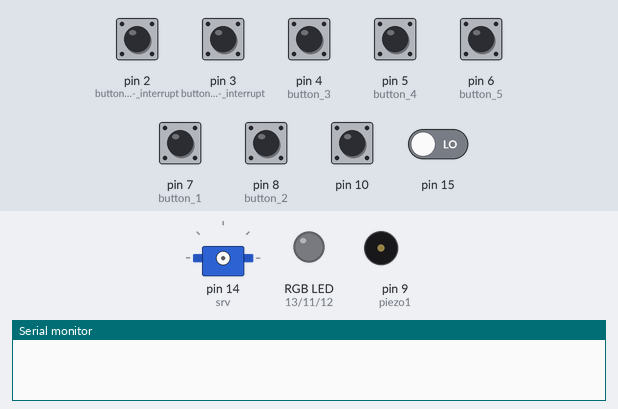
This sketch was run on a simulated Arduino Uno, built with avr-gcc and run on an emulated ATmega328P. Shown: servo, an RGB LED mixed from three pins (HIGH = lit), buzzer (waves = sounding), the last lines printed to the serial monitor. The inputs (shaded band) are chosen by the test bench; at power-on: pin 10 HIGH, pin 2 (button_6_-_interrupt), pin 3 (button_7_-_interrupt), pin 4 (button_3), pin 5 (button_4), pin 6 (button_5), pin 7 (button_1), pin 8 (button_2), pin 15 LOW. Dim RGB values are drawn brighter than linear.

Above: at 1.2 s.
1.3 s: pin 4 (button_3) pulled HIGH for 0.15 s
At 2.7 s:
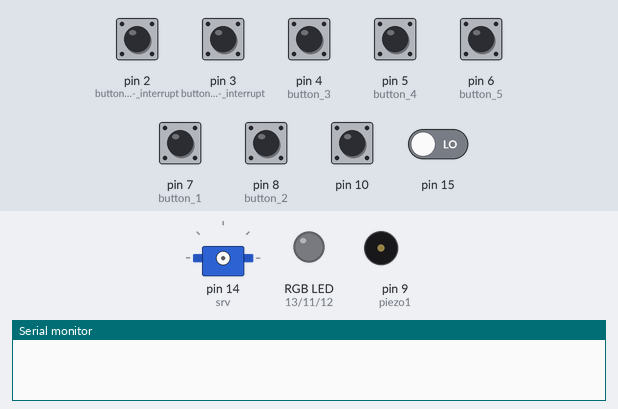
3.0 s: pin 3 (button_7_-_interrupt) pulled HIGH for 0.15 s
4.6 s: pin 10 pulled LOW for 1 s
At 6.8 s:
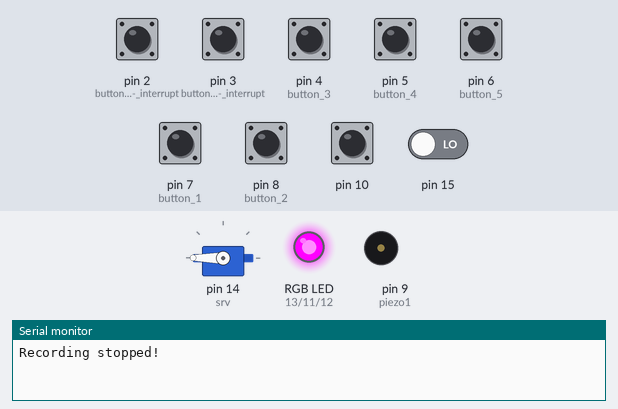
8.6 s: pin 5 (button_4) pulled HIGH for 0.15 s
At 9.5 s:
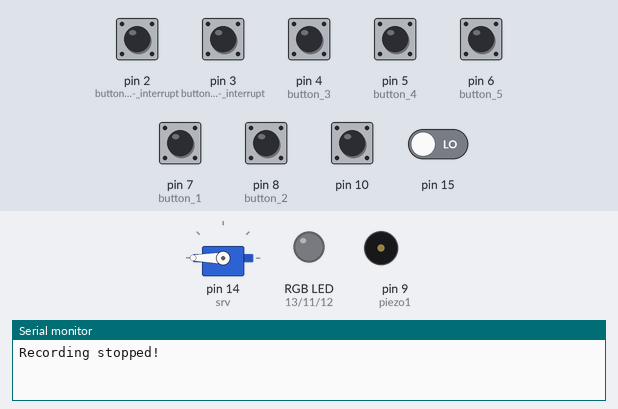
11.6 s: pin 6 (button_5) pulled HIGH for 0.15 s
At 13.0 s:
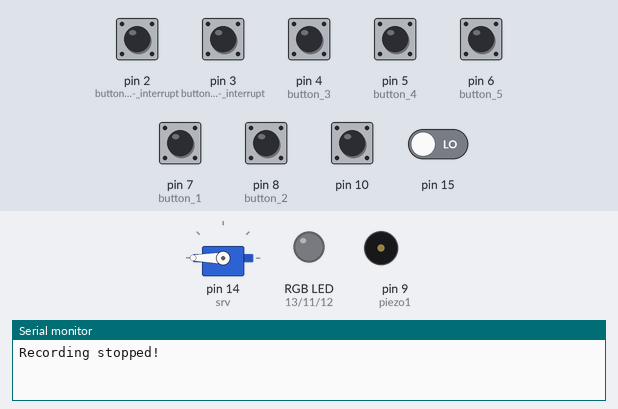
13.3 s: pin 7 (button_1) pulled HIGH for 0.15 s
At 13.4 s:
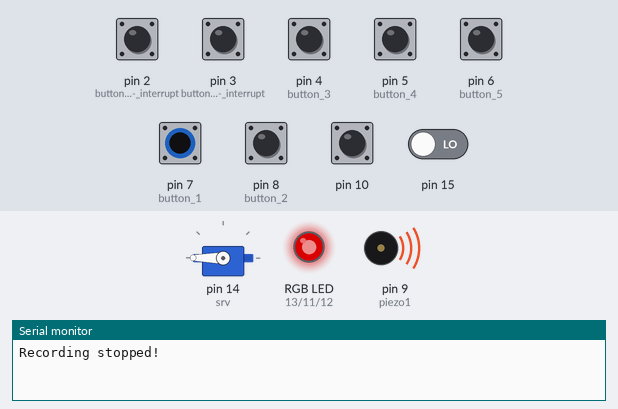
Timing chart, 0 to 16.3 s (numbered marks = the images above; inputs shaded):
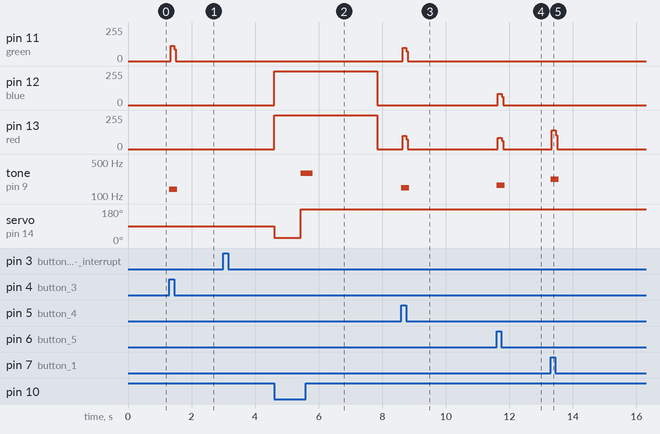

The sketch:

piano.ino
```cpp
#include <Servo.h>
#include "notes.h"

//tempourile melodiilor 1, 2 si 3
int tempo_hedwig = 144, tempo_take_on_me = 140, tempo_fur_elise = 85;

//array-ul de note si durate ale fiecarei note din prima melodie
int hedwig[] = {

  REST, 2, NOTE_D4, 4,
  NOTE_G4, -4, NOTE_AS4, 8, NOTE_A4, 4,
  NOTE_G4, 2, NOTE_D5, 4,
  NOTE_C5, -2,
  NOTE_A4, -2,
  NOTE_G4, -4, NOTE_AS4, 8, NOTE_A4, 4,
  NOTE_F4, 2, NOTE_GS4, 4,
  NOTE_D4, -1,
  NOTE_D4, 4,

  NOTE_G4, -4, NOTE_AS4, 8, NOTE_A4, 4,
  NOTE_G4, 2, NOTE_D5, 4,
  NOTE_F5, 2, NOTE_E5, 4,
  NOTE_DS5, 2, NOTE_B4, 4,
  NOTE_DS5, -4, NOTE_D5, 8, NOTE_CS5, 4,
  NOTE_CS4, 2, NOTE_B4, 4,
  NOTE_G4, -1,
  NOTE_AS4, 4,

};

//array-ul de note si durate ale fiecarei note din a doua melodie
int take_on_me[] = {

  NOTE_FS5,8, NOTE_FS5,8,NOTE_D5,8, NOTE_B4,8, REST,8, NOTE_B4,8, REST,8, NOTE_E5,8,
  REST,8, NOTE_E5,8, REST,8, NOTE_E5,8, NOTE_GS5,8, NOTE_GS5,8, NOTE_A5,8, NOTE_B5,8,
  NOTE_A5,8, NOTE_A5,8, NOTE_A5,8, NOTE_E5,8, REST,8, NOTE_D5,8, REST,8, NOTE_FS5,8,
  REST,8, NOTE_FS5,8, REST,8, NOTE_FS5,8, NOTE_E5,8, NOTE_E5,8, NOTE_FS5,8, NOTE_E5,8,
  NOTE_FS5,8, NOTE_FS5,8,NOTE_D5,8, NOTE_B4,8, REST,8, NOTE_B4,8, REST,8, NOTE_E5,8,

  REST,8, NOTE_E5,8, REST,8, NOTE_E5,8, NOTE_GS5,8, NOTE_GS5,8, NOTE_A5,8, NOTE_B5,8,
  NOTE_A5,8, NOTE_A5,8, NOTE_A5,8, NOTE_E5,8, REST,8, NOTE_D5,8, REST,8, NOTE_FS5,8,
  REST,8, NOTE_FS5,8, REST,8, NOTE_FS5,8, NOTE_E5,8, NOTE_E5,8, NOTE_FS5,8, NOTE_E5,8,
  NOTE_FS5,8, NOTE_FS5,8,NOTE_D5,8, NOTE_B4,8, REST,8, NOTE_B4,8, REST,8, NOTE_E5,8,
  REST,8, NOTE_E5,8, REST,8, NOTE_E5,8, NOTE_GS5,8, NOTE_GS5,8, NOTE_A5,8, NOTE_B5,8,

};

//array-ul de note si durate ale fiecarei note din prima melodie
const int fur_elise[] = {

  // Fur Elise - Ludwig van Beethovem
  // Score available at https://musescore.com/user/28149610/scores/5281944

  //starts from 1 ending on 9
  NOTE_E5, 16, NOTE_DS5, 16,
  NOTE_E5, 16, NOTE_DS5, 16, NOTE_E5, 16, NOTE_B4, 16, NOTE_D5, 16, NOTE_C5, 16,
  NOTE_A4, -8, NOTE_C4, 16, NOTE_E4, 16, NOTE_A4, 16,
  NOTE_B4, -8, NOTE_E4, 16, NOTE_GS4, 16, NOTE_B4, 16,
  NOTE_C5, 8,  REST, 16, NOTE_E4, 16, NOTE_E5, 16,  NOTE_DS5, 16,

  NOTE_E5, 16, NOTE_DS5, 16, NOTE_E5, 16, NOTE_B4, 16, NOTE_D5, 16, NOTE_C5, 16,
  NOTE_A4, -8, NOTE_C4, 16, NOTE_E4, 16, NOTE_A4, 16,
  NOTE_B4, -8, NOTE_E4, 16, NOTE_C5, 16, NOTE_B4, 16,
  NOTE_A4 , 4, REST, 8,

};

volatile int recordedNotes[300]; //array pentru notele care pot fi inregistrare
volatile int nbOfNotesInSong; //numarul de note dintr-o melodie

volatile int durations[10]; //duratele notelor dintr-o melodie
volatile int song[10]; //o melodie

volatile int startButton; //butonul de pe care se incepe inregistrarea
volatile int stopButton; //butonul de pe care se opreste intregistrarea si se reda mai apoi melodia
//de cate ori se doreste pana la apasarea butonului de start din nou

volatile int cnt = 0; //variabila folosita pentru a contoriza array-uri

Servo srv; //servomotorul

void setup()
{
  Serial.begin(9600);

  //note buttons
  pinMode(7, INPUT); //button 1
  pinMode(8, INPUT); //button 2
  pinMode(4, INPUT); //button 3
  pinMode(5, INPUT); //button 4
  pinMode(6, INPUT); //button 5

  //reset and start button
  pinMode(2, INPUT); //button 6 - interrupt

  //stop and replay recording button
  pinMode(3, INPUT); //button 7 - interrupt

  //change song in play mode
  pinMode(15, INPUT);

  //rgb led
  pinMode(13, OUTPUT); //red
  pinMode(12, OUTPUT); //blue
  pinMode(11, OUTPUT); //green

  //piezo
  pinMode(9, OUTPUT); //piezo1

  //switch - se poate seta daca se doreste inregistrarea unei melodii sau folosirea notelor sau redarea celor 3 melodii deja existente
  pinMode(10, INPUT_PULLUP);

  //se ataseaza intreruperile pentru pinii 2 si 3 (butoanele start si stop rrecording)
  attachInterrupt(digitalPinToInterrupt(2), startRecording, RISING);
  attachInterrupt(digitalPinToInterrupt(3), stopRecording, RISING);

  startButton = 0;
  stopButton = 0;
  nbOfNotesInSong = 0;
}

void loop()
{
  //cazul in care switch-ul este pornit -> se inregistreaza melodie cu propriile note
  if(digitalRead(10) == 1){ //daca pinul 10, butonul 1, este apasat

    ledOut();

    //se va reda nota a si, in cazul in care este pornita inregistrarea va fi adaugata la melodie; se va aprinde led rosu;
    //aceeasi situatie este si pentru celelalte 4 butoane corespunzatoare notelor
    if(digitalRead(7) == 1){
       tone(9, NOTE_A, 100);
       displayRed();
       if(startButton == 1 && nbOfNotesInSong <= 500){
         recordedNotes[nbOfNotesInSong] = 220;
         nbOfNotesInSong++;
       }
     }

    if(digitalRead(8) == 1){
       tone(9, NOTE_B, 100);
       displayBlue();

       if(startButton == 1 && nbOfNotesInSong <= 500){
          recordedNotes[nbOfNotesInSong] = 247;
          nbOfNotesInSong++;
       }
    }

    if(digitalRead(4) == 1){
       tone(9, NOTE_C, 100);
       displayGreen();

       if(startButton == 1 && nbOfNotesInSong <= 500){
         recordedNotes[nbOfNotesInSong] = 139;
         nbOfNotesInSong++;
       }
    }

    if(digitalRead(5) == 1){
       tone(9, NOTE_D, 100);
       displayYellow();

       if(startButton == 1 && nbOfNotesInSong <= 500){
         recordedNotes[nbOfNotesInSong] = 147;
         nbOfNotesInSong++;
       }
    }

    if(digitalRead(6) == 1){
       tone(9, NOTE_E, 100);
       displayPurple();

       if(startButton == 1 && nbOfNotesInSong <= 500){
         recordedNotes[nbOfNotesInSong] = 165;
         nbOfNotesInSong++;
       }
    }

    if(stopButton == 1){ //daca se va mai apasa buttonul de stop dupa intrerupere, se va reda melodia curenta
      replay();
    }
  }

  //cazul in care switch-ul nu este pornit -> se redau melodiile deja memorate
  if(digitalRead(10) == 0){
    ledOut();

    if(digitalRead(15) == 0){
      song1();
      noTone(9);
      delay(1000);
      song2();
      noTone(9);
      delay(1000);
      song3();
      noTone(9);
    }
  }
}

//prima melodie
void song1()
{
  srv.attach(14);
  nbOfNotesInSong = sizeof(hedwig) / sizeof(hedwig[0]) / 2;

  int note = (60000 * 4) / tempo_hedwig;

  int divider = 0, duration = 0;

  //se redau toate sunetele timp de durata lor corespunzatoare si se misca servomotorul;
  for(int i = 0; i < nbOfNotesInSong * 2; i = i + 2){

    if(digitalRead(10) == 1 || digitalRead(15) == 1) {
      break;
    }

    divider = hedwig[i + 1];

    if(divider > 0){
      duration = note / divider;
    }
    else if (divider < 0){
      duration = note / abs(divider);
      duration *= 1.5;
    }

    tone(9, hedwig[i], duration * 0.9);

    if(divider != 0){
      srv.write(note / abs(divider));
    }

    displayPurple();
    delay(duration);
    noTone(9);
  }
  srv.detach();
}

//a doua melodie
void song2()
{
  srv.attach(14);
  nbOfNotesInSong = sizeof(take_on_me) / sizeof(take_on_me[0]) / 2;

  int note = (60000 * 4) / tempo_take_on_me;

  int divider = 0, duration = 0;

  for(int i = 0; i < nbOfNotesInSong * 2; i = i + 2){

    if(digitalRead(10) == 1 || digitalRead(15) == 1) break;

    divider = take_on_me[i + 1];

    if(divider > 0){
      duration = note / divider;
    }
    else if (divider < 0){
      duration = note / abs(divider);
      duration *= 1.5;
    }

    tone(9, take_on_me[i], duration * 0.9);

    srv.write(note / 100);

    displayYellow();
    delay(duration);
    noTone(9);
  }
  srv.detach();
}

// a treia melodie
void song3()
{
  srv.attach(14);
  nbOfNotesInSong = sizeof(fur_elise) / sizeof(fur_elise[0]) / 2;

  int note = (60000 * 4) / tempo_fur_elise;

  int divider = 0, duration = 0;

  for(int i = 0; i < nbOfNotesInSong * 2; i = i + 2){

    if(digitalRead(10) == 1 || digitalRead(15) == 1) break;

    divider = fur_elise[i+1];

    if(divider > 0){
      duration = note / divider;
    }
    else if (divider < 0){
      duration = note / abs(divider);
      duration *= 1.5;
    }

    tone(9, fur_elise[i], duration * 0.9);

    srv.write(note / 100);

    displayGreen();
    delay(duration);
    noTone(9);
  }
  srv.detach();
}

//metoda ce va reda melodia inregistrata la intrerupere
void replay(){

  srv.attach(14);

  int duration = 0;
  for(int i = 0; i < nbOfNotesInSong - 1; i++){
    duration = 0;
    while(recordedNotes[i] == recordedNotes[i+1]){
      i++;
      duration++;
    }

    song[cnt] = recordedNotes[i];
    durations[cnt] = duration;
    cnt++;
  }

  for(int i = 0; i < cnt; i++){

    if(song[i] == NOTE_A){

      srv.write(NOTE_A / 3.14);
      displayRed();
    }

    if(song[i] == NOTE_B){
      srv.write(NOTE_B / 3.14);
      displayBlue();
    }

    if(song[i] == NOTE_C){
      srv.write(NOTE_C / 3.14);
      displayGreen();
    }

    if(song[i] == NOTE_D){
      srv.write(NOTE_D / 3.14);
      displayYellow();
    }

    if(song[i] == NOTE_E){
      srv.write(NOTE_E / 3.14);
      displayPurple();
    }

    tone(9, song[i], durations[i] * 10);
    int pauseBetweenNotes = durations[i] * 13;
  delay(pauseBetweenNotes);
  }

  ledOut();

  noTone(9);
  stopButton = 0;
}

//ISR pentru butonul de start
void startRecording(){
  startButton = 1;
  stopButton = 0;
  nbOfNotesInSong = 0;

  ledOut();

  Serial.println("Recording!");
}

//ISR pentru butonul de stop
void stopRecording(){
  startButton = 0;
  stopButton = 1;
  cnt = 0;

  ledOut();

  Serial.println("Recording stopped!");
}

//metode pentru setarea culorilor ledului RGB
void ledOut(){
  digitalWrite(13, LOW);
  digitalWrite(12, LOW);
  digitalWrite(11, LOW);
}

void displayRed(){
  digitalWrite(13, HIGH);
  digitalWrite(12, LOW);
  digitalWrite(11, LOW);
}

void displayBlue(){
  digitalWrite(13, LOW);
  digitalWrite(12, HIGH);
  digitalWrite(11, LOW);
}

void displayGreen(){
  digitalWrite(13, LOW);
  digitalWrite(12, LOW);
  digitalWrite(11, HIGH);
}

void displayYellow(){
  digitalWrite(13, HIGH);
  digitalWrite(12, LOW);
  digitalWrite(11, HIGH);
}

void displayPurple(){
  digitalWrite(13, HIGH);
  digitalWrite(12, HIGH);
  digitalWrite(11, LOW);
}
```

notes.h
```cpp
//notele corespunzatoare melodiilor 1, 2 si 3
#define NOTE_B0  31
#define NOTE_C1  33
#define NOTE_CS1 35
#define NOTE_D1  37
#define NOTE_DS1 39
#define NOTE_E1  41
#define NOTE_F1  44
#define NOTE_FS1 46
#define NOTE_G1  49
#define NOTE_GS1 52
#define NOTE_A1  55
#define NOTE_AS1 58
#define NOTE_B1  62
#define NOTE_C2  65
#define NOTE_CS2 69
#define NOTE_D2  73
#define NOTE_DS2 78
#define NOTE_E2  82
#define NOTE_F2  87
#define NOTE_FS2 93
#define NOTE_G2  98
#define NOTE_GS2 104
#define NOTE_A2  110
#define NOTE_AS2 117
#define NOTE_B2  123
#define NOTE_C3  131
#define NOTE_CS3 139
#define NOTE_D3  147
#define NOTE_DS3 156
#define NOTE_E3  165
#define NOTE_F3  175
#define NOTE_FS3 185
#define NOTE_G3  196
#define NOTE_GS3 208
#define NOTE_A3  220
#define NOTE_AS3 233
#define NOTE_B3  247
#define NOTE_C4  262
#define NOTE_CS4 277
#define NOTE_D4  294
#define NOTE_DS4 311
#define NOTE_E4  330
#define NOTE_F4  349
#define NOTE_FS4 370
#define NOTE_G4  392
#define NOTE_GS4 415
#define NOTE_A4  440
#define NOTE_AS4 466
#define NOTE_B4  494
#define NOTE_C5  523
#define NOTE_CS5 554
#define NOTE_D5  587
#define NOTE_DS5 622
#define NOTE_E5  659
#define NOTE_F5  698
#define NOTE_FS5 740
#define NOTE_G5  784
#define NOTE_GS5 831
#define NOTE_A5  880
#define NOTE_AS5 932
#define NOTE_B5  988
#define NOTE_C6  1047
#define NOTE_CS6 1109
#define NOTE_D6  1175
#define NOTE_DS6 1245
#define NOTE_E6  1319
#define NOTE_F6  1397
#define NOTE_FS6 1480
#define NOTE_G6  1568
#define NOTE_GS6 1661
#define NOTE_A6  1760
#define NOTE_AS6 1865
#define NOTE_B6  1976
#define NOTE_C7  2093
#define NOTE_CS7 2217
#define NOTE_D7  2349
#define NOTE_DS7 2489
#define NOTE_E7  2637
#define NOTE_F7  2794
#define NOTE_FS7 2960
#define NOTE_G7  3136
#define NOTE_GS7 3322
#define NOTE_A7  3520
#define NOTE_AS7 3729
#define NOTE_B7  3951
#define NOTE_C8  4186
#define NOTE_CS8 4435
#define NOTE_D8  4699
#define NOTE_DS8 4978
#define REST 0

//notele corespunzatoare butoanelor folosite
#define NOTE_A 220
#define NOTE_B 247
#define NOTE_C 139
#define NOTE_D 147
#define NOTE_E 165
```

Measured:
- after the input at 1.3 s, pin 11 (green): 0/255 → 116/255 at once, → 0/255 0.12 s later; tone on pin 9 (piezo1): silent → 139 Hz at once, → silent 0.25 s later
- after the input at 4.6 s, pin 12 (blue), pin 13 (red): 0/255 → 255/255 at once, → 0/255 3.2 s later; tone on pin 9 (piezo1): silent → 294 Hz after 0.83 s, → silent 0.37 s later; servo on pin 14 (srv): 90° → 28° at once, → 180° 0.83 s later
- after the input at 8.6 s, pin 11 (green), pin 13 (red): 0/255 → 101/255 at once, → 0/255 0.12 s later; tone on pin 9 (piezo1): silent → 147 Hz at once, → silent 0.25 s later
- after the input at 11.6 s, pin 12 (blue), pin 13 (red): 0/255 → 85/255 at once, → 0/255 0.12 s later; tone on pin 9 (piezo1): silent → 165 Hz at once, → silent 0.25 s later
- after the input at 13.3 s, pin 13 (red): 0/255 → 141/255 at once, → 0/255 0.12 s later; tone on pin 9 (piezo1): silent → 220 Hz at once, → silent 0.25 s later
